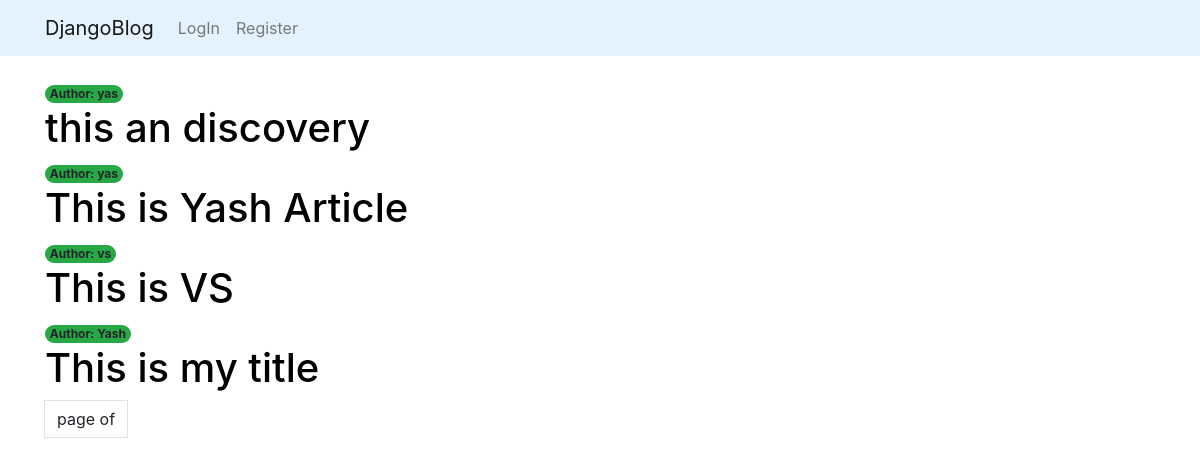
The app's page /articles/ with its own data.
### articles/models.py (models this page shows, shortened)
class Article(models.Model):
    title = models.CharField(max_length=200)
    description = models.TextField()
    slug = models.SlugField(max_length=100, unique=True)
    published = models.DateTimeField(auto_now_add=True)
    author = models.ForeignKey(User, on_delete=models.CASCADE)

### articles/views.py (the view)
# urls.py: path("articles/", article_list, name="article_list"),
def article_list(request):
    article_list = Article.objects.all().order_by('-published')
    paginator = Paginator(article_list, 3)
    page = request.GET.get('page')
    try:
        articles = paginator.page(page)
    except PageNotAnInteger:
        articles = paginator.page(1)
    except EmptyPage:
        articles = paginator.page(paginator.num_pages)
    return render(request, 'articles.html', {'article_list':article_list, 'page':page})

### articles/templates/articles.html (shortened to what this page needs)
{% extends 'base.html' %}
{% block body %}
<div class="container mt-4">
    {% for article in article_list %}
        <span class="badge rounded-pill bg-success"> Author: {{article.author}}</span>
        <h1><a class="link-style" href="{% url 'article_details' article.slug %}">{{article.title}}</a></h1>
    {% endfor %}
    {% include 'account/pagination.html' with page=article_list %}
</div>
{% endblock %}

### articles/templates/base.html (shortened to what this page needs)
<!DOCTYPE html>
<html lang="en">
    <head>
        <link rel="stylesheet" href="https://cdn.jsdelivr.net/npm/bootstrap@4.4.1/dist/css/bootstrap.min.css">
        {% include 'navbar.html' %}
    </head>
    <body>
        {% block body %}
        {% endblock %}
    </body>
</html>

### articles/templates/navbar.html (shortened to what this page needs)
<nav class="navbar navbar-expand-lg navbar navbar-light" style="background-color: #e3f2fd;">
    <div class="container">
        <a class="navbar-brand" href="{% url 'article_list' %}">DjangoBlog</a>
        <div class="collapse navbar-collapse" id="navbarNavDropdown">
          <ul class="navbar-nav">
            {% if request.user.is_authenticated %}
            <li class="nav-item mx-5">
                <a class="nav-link disabled" href="#">Welcome, {{request.user.username}}</a>
            </li>
            <li class="nav-item active">
              <a class="nav-link" href="{% url 'article_list' %}">Home </a>
            </li>
            <li class="nav-item">
              <a class="nav-link" href="{% url 'article_form' %}">Add Article</a>
            </li>
            <li class="nav-item">
              <a class="nav-link" href="{% url 'logout' %}">LogOut</a>
            </li>
            <li class="nav-item dropdown">
              <a class="nav-link dropdown-toggle" href="#" id="navbarDropdownMenuLink" data-toggle="dropdown" aria-haspopup="true" aria-expanded="false">
                Profile
              </a>
              <ul class="dropdown-menu" aria-labelledby="navbarDropdownMenuLink">
                <a class="dropdown-item" href="{% url 'password-change' %}">Change Password</a>
              </ul>
            </li>
            {% else %}
            <li class="nav-item">
                <a class="nav-link" href="{% url 'login' %}">LogIn</a>
              </li>
              <li class="nav-item">
                <a class="nav-link" href="{% url 'register' %}">Register</a>
              </li>
            {% endif %}
          </ul>
        </div>
    </div>
  </nav>

### articles/templates/account/pagination.html (shortened to what this page needs)
<nav aria-label="page navigation example">
    <ul class="pagination">
        <li class="page-item">
                <a class="page-link">page {{page.number}} of {{page.paginator.num_pages}}</a>
        </li>
    </ul>
</nav>

### articles/templates/articles.html (style rules this page uses)
.link-style { text-decoration: none; color: black; }

### records on screen
Article: author "yas", title "this an discovery"
Article: author "yas", title "This is Yash Article"
Article: author "vs", title "This is VS"
Article: author "Yash", title "This is my title"
